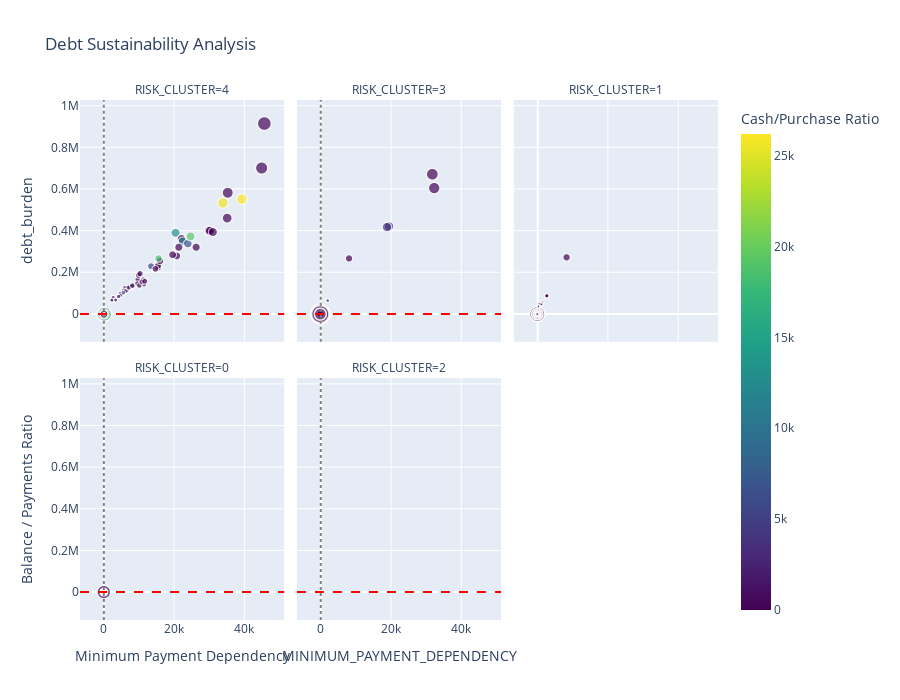

The notebook cell saved with this chart:
### Code cell
fig6 = visualizer.plot_debt_sustainability()
fig6.show()

### Figure 1 — Plotly figure (JSON) as saved in the notebook; plotly's stock layout.template omitted (floating-point values rounded to 4 significant figures; data arrays with more than 128 entries replaced by an {"elided": "..."} marker saying what was removed)
{"data": [{"hovertemplate": "RISK_CLUSTER=4<br>MINIMUM_PAYMENT_DEPENDENCY=%{x}<br>debt_burden=%{y}<br>BALANCE=%{marker.size}<br>CASH_VS_PURCHASE_RATIO=%{marker.color}<extra></extra>", "legendgroup": "", "marker": {"color": {"elided": "886 float values"}, "coloraxis": "coloraxis", "size": {"elided": "886 float values"}, "sizemode": "area", "sizeref": 47.61, "symbol": "circle"}, "mode": "markers", "name": "", "showlegend": false, "type": "scattergl", "x": {"elided": "886 float values"}, "xaxis": "x4", "y": {"elided": "886 float values"}, "yaxis": "y4"}, {"hovertemplate": "RISK_CLUSTER=3<br>MINIMUM_PAYMENT_DEPENDENCY=%{x}<br>debt_burden=%{y}<br>BALANCE=%{marker.size}<br>CASH_VS_PURCHASE_RATIO=%{marker.color}<extra></extra>", "legendgroup": "", "marker": {"color": {"elided": "1391 float values"}, "coloraxis": "coloraxis", "size": {"elided": "1391 float values"}, "sizemode": "area", "sizeref": 47.61, "symbol": "circle"}, "mode": "markers", "name": "", "showlegend": false, "type": "scattergl", "x": {"elided": "1391 float values"}, "xaxis": "x5", "y": {"elided": "1391 float values"}, "yaxis": "y5"}, {"hovertemplate": "RISK_CLUSTER=1<br>MINIMUM_PAYMENT_DEPENDENCY=%{x}<br>debt_burden=%{y}<br>BALANCE=%{marker.size}<br>CASH_VS_PURCHASE_RATIO=%{marker.color}<extra></extra>", "legendgroup": "", "marker": {"color": {"elided": "4085 float values"}, "coloraxis": "coloraxis", "size": {"elided": "4085 float values"}, "sizemode": "area", "sizeref": 47.61, "symbol": "circle"}, "mode": "markers", "name": "", "showlegend": false, "type": "scattergl", "x": {"elided": "4085 float values"}, "xaxis": "x6", "y": {"elided": "4085 float values"}, "yaxis": "y6"}, {"hovertemplate": "RISK_CLUSTER=0<br>MINIMUM_PAYMENT_DEPENDENCY=%{x}<br>debt_burden=%{y}<br>BALANCE=%{marker.size}<br>CASH_VS_PURCHASE_RATIO=%{marker.color}<extra></extra>", "legendgroup": "", "marker": {"color": {"elided": "2006 float values"}, "coloraxis": "coloraxis", "size": {"elided": "2006 float values"}, "sizemode": "area", "sizeref": 47.61, "symbol": "circle"}, "mode": "markers", "name": "", "showlegend": false, "type": "scattergl", "x": {"elided": "2006 float values"}, "xaxis": "x", "y": {"elided": "2006 float values"}, "yaxis": "y"}, {"hovertemplate": "RISK_CLUSTER=2<br>MINIMUM_PAYMENT_DEPENDENCY=%{x}<br>debt_burden=%{y}<br>BALANCE=%{marker.size}<br>CASH_VS_PURCHASE_RATIO=%{marker.color}<extra></extra>", "legendgroup": "", "marker": {"color": {"elided": "582 float values"}, "coloraxis": "coloraxis", "size": {"elided": "582 float values"}, "sizemode": "area", "sizeref": 47.61, "symbol": "circle"}, "mode": "markers", "name": "", "showlegend": false, "type": "scattergl", "x": {"elided": "582 float values"}, "xaxis": "x2", "y": {"elided": "582 float values"}, "yaxis": "y2"}], "layout": {"annotations": [{"showarrow": false, "text": "RISK_CLUSTER=0", "x": 0.16, "xanchor": "center", "xref": "paper", "y": 0.465, "yanchor": "bottom", "yref": "paper"}, {"showarrow": false, "text": "RISK_CLUSTER=2", "x": 0.5, "xanchor": "center", "xref": "paper", "y": 0.465, "yanchor": "bottom", "yref": "paper"}, {"showarrow": false, "text": "RISK_CLUSTER=4", "x": 0.16, "xanchor": "center", "xref": "paper", "y": 1.0, "yanchor": "bottom", "yref": "paper"}, {"showarrow": false, "text": "RISK_CLUSTER=3", "x": 0.5, "xanchor": "center", "xref": "paper", "y": 1.0, "yanchor": "bottom", "yref": "paper"}, {"showarrow": false, "text": "RISK_CLUSTER=1", "x": 0.84, "xanchor": "center", "xref": "paper", "y": 1.0, "yanchor": "bottom", "yref": "paper"}], "coloraxis": {"colorbar": {"title": {"text": "Cash/Purchase Ratio"}}, "colorscale": [[0, "#440154"], [0.1111, "#482878"], [0.2222, "#3e4989"], [0.3333, "#31688e"], [0.4444, "#26828e"], [0.5556, "#1f9e89"], [0.6667, "#35b779"], [0.7778, "#6ece58"], [0.8889, "#b5de2b"], [1, "#fde725"]]}, "height": 700, "legend": {"itemsizing": "constant", "tracegroupgap": 0}, "shapes": [{"line": {"color": "red", "dash": "dash"}, "type": "line", "x0": 0, "x1": 1, "xref": "x domain", "y0": 1, "y1": 1, "yref": "y"}, {"line": {"color": "gray", "dash": "dot"}, "type": "line", "x0": 0.4809, "x1": 0.4809, "xref": "x", "y0": 0, "y1": 1, "yref": "y domain"}, {"line": {"color": "red", "dash": "dash"}, "type": "line", "x0": 0, "x1": 1, "xref": "x2 domain", "y0": 1, "y1": 1, "yref": "y2"}, {"line": {"color": "gray", "dash": "dot"}, "type": "line", "x0": 0.4809, "x1": 0.4809, "xref": "x2", "y0": 0, "y1": 1, "yref": "y2 domain"}, {"line": {"color": "red", "dash": "dash"}, "type": "line", "x0": 0, "x1": 1, "xref": "x4 domain", "y0": 1, "y1": 1, "yref": "y4"}, {"line": {"color": "gray", "dash": "dot"}, "type": "line", "x0": 0.4809, "x1": 0.4809, "xref": "x4", "y0": 0, "y1": 1, "yref": "y4 domain"}, {"line": {"color": "red", "dash": "dash"}, "type": "line", "x0": 0, "x1": 1, "xref": "x5 domain", "y0": 1, "y1": 1, "yref": "y5"}, {"line": {"color": "gray", "dash": "dot"}, "type": "line", "x0": 0.4809, "x1": 0.4809, "xref": "x5", "y0": 0, "y1": 1, "yref": "y5 domain"}], "title": {"text": "Debt Sustainability Analysis"}, "xaxis": {"anchor": "y", "domain": [0, 0.32], "title": {"text": "Minimum Payment Dependency"}}, "xaxis2": {"anchor": "y2", "domain": [0.34, 0.66], "matches": "x", "title": {"text": "MINIMUM_PAYMENT_DEPENDENCY"}}, "xaxis3": {"anchor": "y3", "domain": [0.68, 1.0], "matches": "x", "title": {"text": "MINIMUM_PAYMENT_DEPENDENCY"}}, "xaxis4": {"anchor": "y4", "domain": [0, 0.32], "matches": "x", "showticklabels": false}, "xaxis5": {"anchor": "y5", "domain": [0.34, 0.66], "matches": "x", "showticklabels": false}, "xaxis6": {"anchor": "y6", "domain": [0.68, 1.0], "matches": "x", "showticklabels": false}, "yaxis": {"anchor": "x", "domain": [0, 0.465], "title": {"text": "Balance / Payments Ratio"}}, "yaxis2": {"anchor": "x2", "domain": [0, 0.465], "matches": "y", "showticklabels": false}, "yaxis3": {"anchor": "x3", "domain": [0, 0.465], "matches": "y", "showticklabels": false}, "yaxis4": {"anchor": "x4", "domain": [0.535, 1.0], "matches": "y", "title": {"text": "debt_burden"}}, "yaxis5": {"anchor": "x5", "domain": [0.535, 1.0], "matches": "y", "showticklabels": false}, "yaxis6": {"anchor": "x6", "domain": [0.535, 1.0], "matches": "y", "showticklabels": false}}}
